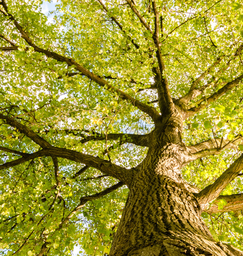
#> input picture Header-Benefits-of-Big-Trees.png, 243 x 256 px, shrunk from 1350 x 1423 before the run, found by its file name
$ python 'color range selector.py'
#> lines starting #> are read from the running program, lines starting #| are printed output that depends on the picture
# color change but using hsl color format
from PIL import Image
import colorsys
blue = (82, 147, 157)


class ColorRange:

    def __init__(self, whitelistColors, blacklistColors):
        self.colors = []
        for c1 in whitelistColors:
            self.colors.append(c1)
        for c2 in blacklistColors:
            self.colors.append((-1)*c2)

    def addColor(self, color):
        self.colors.append(color)

    def removeColor(self, color):
        self.colors.append((-1)*color)

    def removeDuplicates(self):
        for c in self.colors:
            try:
                self.colors.remove((-1)*c)
            except ValueError:
                pass

    def closest_mark(self, color):
        closestMark = self.colors[0]
        for c in self.colors:
            if color - abs(c) < color - abs(closestMark):
                closestMark = c
        return closestMark


def change_hue(
        image_path, new_image_path, whitelist_colors_rgb, blacklist_colors_rgb, new_color_rgb, hue_tolerance):
    # color should be in rgb format

#> called with new_color_rgb = (82, 147, 157), hue_tolerance = 0.04
    whitelist_colors_hue = []
    for col in whitelist_colors_rgb:
        whitelist_colors_hue.append(colorsys.rgb_to_hls(col[0] / 255, col[1] / 255, col[2] / 255)[0])

    blacklist_colors_hue = []
    for col in blacklist_colors_rgb:
        blacklist_colors_hue.append(colorsys.rgb_to_hls(col[0] / 255, col[1] / 255, col[2] / 255)[0])

    cr = ColorRange(whitelist_colors_hue, blacklist_colors_hue)
    cr.removeDuplicates()

    new_color_hsl = colorsys.rgb_to_hls(new_color_rgb[0]/255, new_color_rgb[1]/255, new_color_rgb[2]/255)
    image = Image.open(image_path)
#> image is the input picture: PIL image 243x256 RGB; mean R, G, B 153.3, 145.7, 48.5
    pixels = image.load()
    whitelistHueSum = 0
    for color in whitelist_colors_hue:
        whitelistHueSum += color
    avgWhitelistHue = whitelistHueSum/len(whitelist_colors_hue)
    hue_adjust = new_color_hsl[0] - avgWhitelistHue
    last_percent_done = 0

    for i in range(image.size[0]):  # for every col:
        percent_done = int((i/image.size[0])*100)
        for j in range(image.size[1]):  # For every row
            # if pixels[i, j][3] == 255:  # If pixel is not transparent
            pixel_rgb = pixels[i, j]
            try:
                transparency = pixel_rgb[3]
            except:
                transparency = 255
            pixel_hsl = colorsys.rgb_to_hls(pixel_rgb[0]/255, pixel_rgb[1]/255, pixel_rgb[2]/255)
            hue_offset_to_target = pixel_hsl[0] - cr.closest_mark(pixel_hsl[0])
            if abs(hue_offset_to_target) <= hue_tolerance:  # if color should be replaced
                pixel_hsl = ((pixel_hsl[0]+hue_adjust), pixel_hsl[1], pixel_hsl[2])
                new_color = colorsys.hls_to_rgb(pixel_hsl[0], pixel_hsl[1], pixel_hsl[2])
                new_color_with_transparency = (
                    int(255 * new_color[0]), int(255 * new_color[1]), int(255 * new_color[2]), transparency)

                pixels[i, j] = new_color_with_transparency

        if last_percent_done != percent_done:
            print(f"{percent_done}% complete")
            last_percent_done = percent_done
    image.save(new_image_path)
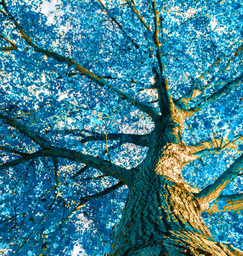
#> saved as pauled_img1.png: PIL image 243x256 RGB; mean R, G, B 59.9, 127.6, 143.7


# img_path = r"C:\Users\paulw\PycharmProjects\RecolorImage\new_img1.png"
img_path = r"C:\Users\paulw\PycharmProjects\RecolorImage\Header-Benefits-of-Big-Trees.png"
# img_path = r"C:\Users\paulw\PycharmProjects\RecolorImage\camera_sample.png"
new_img_path = r"C:\Users\paulw\PycharmProjects\RecolorImage\pauled_img1.png"
change_hue(img_path, new_img_path,
           [(198, 192, 178), (248, 243, 1)], [(70, 60, 3), (43, 37, 2), (125, 103, 20)], blue, 0.04)
